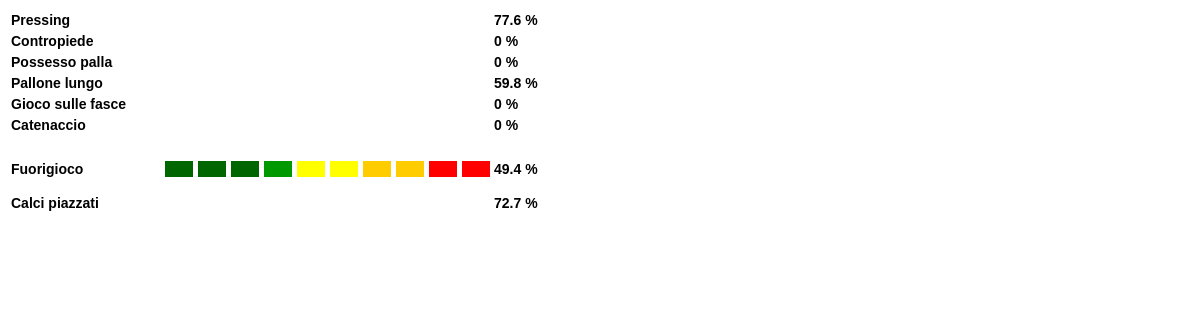
/oldGM/allena_tattiche.php (signed in), run on the app's committed database.
### tables this page shows
CREATE TABLE IF NOT EXISTS `allena_tattiche` (
  `a_id_team` varchar(20) NOT NULL default '',
  `a_data` date NOT NULL default '0000-00-00',
  `ta_press` int(8) NOT NULL default '0',
  `ta_press_val` int(8) NOT NULL default '0',
  `ta_contr` int(8) NOT NULL default '0',
  `ta_contr_val` int(8) NOT NULL default '0',
  `ta_poss` int(8) NOT NULL default '0',
  `ta_poss_val` int(8) NOT NULL default '0',
  `ta_pall` int(8) NOT NULL default '0',
  `ta_pall_val` int(8) NOT NULL default '0',
  `ta_gioc` int(8) NOT NULL default '0',
  `ta_gioc_val` int(8) NOT NULL default '0',
  `ta_cate` int(8) NOT NULL default '0',
  `ta_cate_val` int(8) NOT NULL default '0',
  `ta_fuor` int(8) NOT NULL default '0',
  `ta_fuor_val` int(8) NOT NULL default '0',
  `ta_calc` int(8) NOT NULL default '0',
  `ta_calc_val` int(8) NOT NULL default '0',
  KEY `a_id_team` (`a_id_team`)
);

### oldGM/allena_tattiche.php (the view, shortened to what this page needs)
<!DOCTYPE html PUBLIC "-//W3C//DTD XHTML 1.0 Transitional//EN" "http://www.w3.org/TR/xhtml1/DTD/xhtml1-transitional.dtd">
<html xmlns="http://www.w3.org/1999/xhtml">
<head>
</head>
<body>
<?php
	include "connect_db.php";
	$nome_team = $_SESSION['SESS_TEAM'];
	$appoggio= array('a_id_team','a_data',
				'ta_press','ta_contr','ta_poss','ta_pall','ta_gioc','ta_cate','ta_fuor','ta_calc',
				'ta_press_val','ta_contr_val','ta_poss_val','ta_pall_val','ta_gioc_val','ta_cate_val','ta_fuor_val','ta_calc_val');
	$allenamento_result = mysql_query("SELECT * FROM allena_tattiche WHERE a_id_team=\"$nome_team\"");
	$row = mysql_fetch_array($allenamento_result);
	$conta = 2;
	while ($conta <= 9)
	{
		$ind = 1;
		while ($ind <=10)
		{
			$riga = 10 * ($conta-2) + $ind;
			if ($row[$appoggio[$conta]] >= $ind)
			{
				$riquadro[$riga] = 1;
				switch ($ind)
				{
					case 1:
					case 2:
					case 3:
						$class[$riga] = "skillgreenscuro";
						break;
					case 4:
						$class[$riga] = "skillgreen";
						break;
					case 5:
					case 6:
						$class[$riga] = "skillyellow";
						break;
					case 7:
					case 8:
						$class[$riga] = "skillorange";
						break;
					case 9:
					case 10:
						$class[$riga] = "skillred";
						break;
				}
			}
			else
			{
				$riquadro[$riga] = 0;
				$class[$riga] = "skilltrasparent";
			}
			$ind ++;
		}
		$conta ++;
	}
	$pressing = round($row['ta_press_val']/326*100,1);
	$contropiede = round($row['ta_contr_val']/326*100,1);
	$possesso = round($row['ta_poss_val']/326*100,1);
	$pallone = round($row['ta_pall_val']/326*100,1);
	$gioco = round($row['ta_gioc_val']/326*100,1);
	$catenaccio = round($row['ta_cate_val']/326*100,1);
	$fuorigioco = round($row['ta_fuor_val']/326*100,1);
	$calcipiazzati = round($row['ta_calc_val']/326*100,1);
	echo "
		<form name='field'>
		 <table border='0' cellpadding='0' cellspacing='3' style='color:#000000;font-weight:bold;		font-family:Geneva, Arial, Helvetica, sans-serif;font-size: 14px;'>
		 <tr>
		 <td width='150'>Pressing</td>
		 <td><input name='btn' class=\"$class[1]\" value=$riquadro[1]  type='button' onclick='take(\"1\");'></td>
		 <td><input name='btn' class=\"$class[2]\" value=$riquadro[2]  type='button' onclick='take(\"2\");'></td>
		 <td><input name='btn' class=\"$class[3]\" value=$riquadro[3]  type='button' onclick='take(\"3\");'></td>
		 <td><input name='btn' class=\"$class[4]\" value=$riquadro[4]  type='button' onclick='take(\"4\");'></td>
		 <td><input name='btn' class=\"$class[5]\" value=$riquadro[5]  type='button' onclick='take(\"5\");'></td>
		 <td><input name='btn' class=\"$class[6]\" value=$riquadro[6]  type='button' onclick='take(\"6\");'></td>
		 <td><input name='btn' class=\"$class[7]\" value=$riquadro[7]  type='button' onclick='take(\"7\");'></td>
		 <td><input name='btn' class=\"$class[8]\" value=$riquadro[8]  type='button' onclick='take(\"8\");'></td>
		 <td><input name='btn' class=\"$class[9]\" value=$riquadro[9]  type='button' onclick='take(\"9\");'></td>
		 <td><input name='btn' class=\"$class[10]\" value=$riquadro[10]  type='button' onclick='take(\"10\");'></td>
		 <td width='100'>$pressing %</td>
		 </tr>
			 ";
		 echo"
		 <tr>
		 <td>Contropiede</td>
		 <td><input name='btn' class=\"$class[11]\" value=$riquadro[11]  type='button' onclick='take(\"11\");'></td>
		 <td><input name='btn' class=\"$class[12]\" value=$riquadro[12]  type='button' onclick='take(\"12\");'></td>
		 <td><input name='btn' class=\"$class[13]\" value=$riquadro[13]  type='button' onclick='take(\"13\");'></td>
		 <td><input name='btn' class=\"$class[14]\" value=$riquadro[14]  type='button' onclick='take(\"14\");'></td>
		 <td><input name='btn' class=\"$class[15]\" value=$riquadro[15]  type='button' onclick='take(\"15\");'></td>
		 <td><input name='btn' class=\"$class[16]\" value=$riquadro[16]  type='button' onclick='take(\"16\");'></td>
		 <td><input name='btn' class=\"$class[17]\" value=$riquadro[17]  type='button' onclick='take(\"17\");'></td>
		 <td><input name='btn' class=\"$class[18]\" value=$riquadro[18]  type='button' onclick='take(\"18\");'></td>
		 <td><input name='btn' class=\"$class[19]\" value=$riquadro[19]  type='button' onclick='take(\"19\");'></td>
		 <td><input name='btn' class=\"$class[20]\" value=$riquadro[20]  type='button' onclick='take(\"20\");'></td>
		<td width='100'>$contropiede %</td>
		 </tr>
			 ";
		 echo"
		 <tr>
		 <td>Possesso palla</td>
		 <td><input name='btn' class=\"$class[21]\" value=$riquadro[21]  type='button' onclick='take(\"21\");'></td>
		 <td><input name='btn' class=\"$class[22]\" value=$riquadro[22]  type='button' onclick='take(\"22\");'></td>
		 <td><input name='btn' class=\"$class[23]\" value=$riquadro[23]  type='button' onclick='take(\"23\");'></td>
		 <td><input name='btn' class=\"$class[24]\" value=$riquadro[24]  type='button' onclick='take(\"24\");'></td>
		 <td><input name='btn' class=\"$class[25]\" value=$riquadro[25]  type='button' onclick='take(\"25\");'></td>
		 <td><input name='btn' class=\"$class[26]\" value=$riquadro[26]  type='button' onclick='take(\"26\");'></td>
		 <td><input name='btn' class=\"$class[27]\" value=$riquadro[27]  type='button' onclick='take(\"27\");'></td>
		 <td><input name='btn' class=\"$class[28]\" value=$riquadro[28]  type='button' onclick='take(\"28\");'></td>
		 <td><input name='btn' class=\"$class[29]\" value=$riquadro[29]  type='button' onclick='take(\"29\");'></td>
		 <td><input name='btn' class=\"$class[30]\" value=$riquadro[30]  type='button' onclick='take(\"30\");'></td>
		<td width='100'>$possesso %</td>
		 </tr>
			 ";
		 echo"
		 <tr>
		 <td>Pallone lungo</td>
		 <td><input name='btn' class=\"$class[31]\" value=$riquadro[31]  type='button' onclick='take(\"31\");'></td>
		 <td><input name='btn' class=\"$class[32]\" value=$riquadro[32]  type='button' onclick='take(\"32\");'></td>
		 <td><input name='btn' class=\"$class[33]\" value=$riquadro[33]  type='button' onclick='take(\"33\");'></td>
		 <td><input name='btn' class=\"$class[34]\" value=$riquadro[34]  type='button' onclick='take(\"34\");'></td>
		 <td><input name='btn' class=\"$class[35]\" value=$riquadro[35]  type='button' onclick='take(\"35\");'></td>
		 <td><input name='btn' class=\"$class[36]\" value=$riquadro[36]  type='button' onclick='take(\"36\");'></td>
		 <td><input name='btn' class=\"$class[37]\" value=$riquadro[37]  type='button' onclick='take(\"37\");'></td>
		 <td><input name='btn' class=\"$class[38]\" value=$riquadro[38]  type='button' onclick='take(\"38\");'></td>
		 <td><input name='btn' class=\"$class[39]\" value=$riquadro[39]  type='button' onclick='take(\"39\");'></td>
		 <td><input name='btn' class=\"$class[40]\" value=$riquadro[40]  type='button' onclick='take(\"40\");'></td>
		<td width='100'>$pallone %</td>
		 </tr>
			 ";
		 echo"
		 <tr>
		 <td>Gioco sulle fasce</td>
		 <td><input name='btn' class=\"$class[41]\" value=$riquadro[41]  type='button' onclick='take(\"41\");'></td>
		 <td><input name='btn' class=\"$class[42]\" value=$riquadro[42]  type='button' onclick='take(\"42\");'></td>
		 <td><input name='btn' class=\"$class[43]\" value=$riquadro[43]  type='button' onclick='take(\"43\");'></td>
		 <td><input name='btn' class=\"$class[44]\" value=$riquadro[44]  type='button' onclick='take(\"44\");'></td>
		 <td><input name='btn' class=\"$class[45]\" value=$riquadro[45]  type='button' onclick='take(\"45\");'></td>
		 <td><input name='btn' class=\"$class[46]\" value=$riquadro[46]  type='button' onclick='take(\"46\");'></td>
		 <td><input name='btn' class=\"$class[47]\" value=$riquadro[47]  type='button' onclick='take(\"47\");'></td>
		 <td><input name='btn' class=\"$class[48]\" value=$riquadro[48]  type='button' onclick='take(\"48\");'></td>
		 <td><input name='btn' class=\"$class[49]\" value=$riquadro[49]  type='button' onclick='take(\"49\");'></td>
		 <td><input name='btn' class=\"$class[50]\" value=$riquadro[50]  type='button' onclick='take(\"50\");'></td>
		<td width='100'>$gioco %</td>
		 </tr>
			 ";
		 echo"
		 <tr>
		 <td>Catenaccio</td>
		 <td><input name='btn' class=\"$class[51]\" value=$riquadro[51]  type='button' onclick='take(\"51\");'></td>
		 <td><input name='btn' class=\"$class[52]\" value=$riquadro[52]  type='button' onclick='take(\"52\");'></td>
		 <td><input name='btn' class=\"$class[53]\" value=$riquadro[53]  type='button' onclick='take(\"53\");'></td>
		 <td><input name='btn' class=\"$class[54]\" value=$riquadro[54]  type='button' onclick='take(\"54\");'></td>
		 <td><input name='btn' class=\"$class[55]\" value=$riquadro[55]  type='button' onclick='take(\"55\");'></td>
		 <td><input name='btn' class=\"$class[56]\" value=$riquadro[56]  type='button' onclick='take(\"56\");'></td>
		 <td><input name='btn' class=\"$class[57]\" value=$riquadro[57]  type='button' onclick='take(\"57\");'></td>
		 <td><input name='btn' class=\"$class[58]\" value=$riquadro[58]  type='button' onclick='take(\"58\");'></td>
		 <td><input name='btn' class=\"$class[59]\" value=$riquadro[59]  type='button' onclick='take(\"59\");'></td>
		 <td><input name='btn' class=\"$class[60]\" value=$riquadro[60]  type='button' onclick='take(\"60\");'></td>
		<td width='100'>$catenaccio %</td>
		 </tr>
			 ";
		 echo"
		 <tr> <td height='20'></td> </tr>
		 <tr>
		 <td>Fuorigioco</td>
		 <td><input name='btn' class=\"$class[61]\" value=$riquadro[61]  type='button' onclick='take(\"61\");'></td>
		 <td><input name='btn' class=\"$class[62]\" value=$riquadro[62]  type='button' onclick='take(\"62\");'></td>
		 <td><input name='btn' class=\"$class[63]\" value=$riquadro[63]  type='button' onclick='take(\"63\");'></td>
		 <td><input name='btn' class=\"$class[64]\" value=$riquadro[64]  type='button' onclick='take(\"64\");'></td>
		 <td><input name='btn' class=\"$class[65]\" value=$riquadro[65]  type='button' onclick='take(\"65\");'></td>
		 <td><input name='btn' class=\"$class[66]\" value=$riquadro[66]  type='button' onclick='take(\"66\");'></td>
		 <td><input name='btn' class=\"$class[67]\" value=$riquadro[67]  type='button' onclick='take(\"67\");'></td>
		 <td><input name='btn' class=\"$class[68]\" value=$riquadro[68]  type='button' onclick='take(\"68\");'></td>
		 <td><input name='btn' class=\"$class[69]\" value=$riquadro[69]  type='button' onclick='take(\"69\");'></td>
		 <td><input name='btn' class=\"$class[70]\" value=$riquadro[70]  type='button' onclick='take(\"70\");'></td>
		<td width='100'>$fuorigioco %</td>
		 </tr>
			 ";
		 echo"
		 <tr> <td height='10'></td> </tr>
		 <td>Calci piazzati</td>
		 <td><input name='btn' class=\"$class[71]\" value=$riquadro[71]  type='button' onclick='take(\"71\");'></td>
		 <td><input name='btn' class=\"$class[72]\" value=$riquadro[72]  type='button' onclick='take(\"72\");'></td>
		 <td><input name='btn' class=\"$class[73]\" value=$riquadro[73]  type='button' onclick='take(\"73\");'></td>
		 <td><input name='btn' class=\"$class[74]\" value=$riquadro[74]  type='button' onclick='take(\"74\");'></td>
		 <td><input name='btn' class=\"$class[75]\" value=$riquadro[75]  type='button' onclick='take(\"75\");'></td>
		 <td><input name='btn' class=\"$class[76]\" value=$riquadro[76]  type='button' onclick='take(\"76\");'></td>
		 <td><input name='btn' class=\"$class[77]\" value=$riquadro[77]  type='button' onclick='take(\"77\");'></td>
		 <td><input name='btn' class=\"$class[78]\" value=$riquadro[78]  type='button' onclick='take(\"78\");'></td>
		 <td><input name='btn' class=\"$class[79]\" value=$riquadro[79]  type='button' onclick='take(\"79\");'></td>
		 <td><input name='btn' class=\"$class[80]\" value=$riquadro[80]  type='button' onclick='take(\"80\");'></td>
		<td width='100'>$calcipiazzati %</td>
		 </tr>
			 ";
		 echo "</table>";
?>
</form>
</body>
</html>

### oldGM/css/index_allena1024.css (style rules this page uses)
input.skilltrasparent { width : 30px; height: 18px; background:none; font-size: 0px; border: 1px solid white ; }
input.skillgreenscuro { width : 30px; height: 18px; font-size: 0px; border: 1px solid white; background: #006600; color:#006600; }
input.skillgreen { width : 30px; height: 18px; font-size: 0px; border: 1px solid white; background: #009900; color: #009900; }
input.skillyellow { width : 30px; height: 18px; font-size: 0px; border: 1px solid white; background: #FFFF00; color: #FFFF00; }
input.skillorange { width : 30px; height: 18px; font-size: 0px; border: 1px solid white; background: #FFCC00; color: #FFCC00; }
input.skillred { width : 30px; height: 18px; font-size: 0px; border: 1px solid white; background: #FF0000; color: #FF0000; }

### data on the page
allena_tattiche: btn "0", ta_press_val "77.6", ta_contr_val "0", ta_poss_val "0", ta_pall_val "59.8", ta_gioc_val "0", ta_cate_val "0", ta_fuor_val "49.4", ta_calc_val "72.7"
